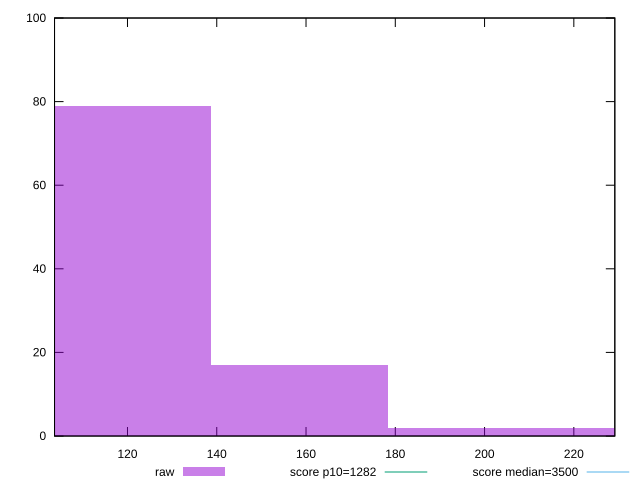

gnuplot code for this plot:
reset

$raw <<EOF
118.91063837748916 79
158.54751783665222 17
198.18439729581527 2
237.82127675497833 2
EOF

set key outside below
set boxwidth 39.636879459163055
set xrange [103.65599999999998:229.18399999999997]
set yrange [0:100]
set trange [0:100]
set style fill transparent solid 0.5 noborder

set parametric
set terminal svg size 640, 490 enhanced background rgb 'white'
set output "report_00022_2021-02-20T12:08:46.964Z/bootup-time/samples/pages+cached+noadtech+nomedia+nocss/raw/histogram.svg"

plot $raw title "raw" with boxes, \
     1282,t title "score p10=1282", \
     3500,t title "score median=3500"

reset
